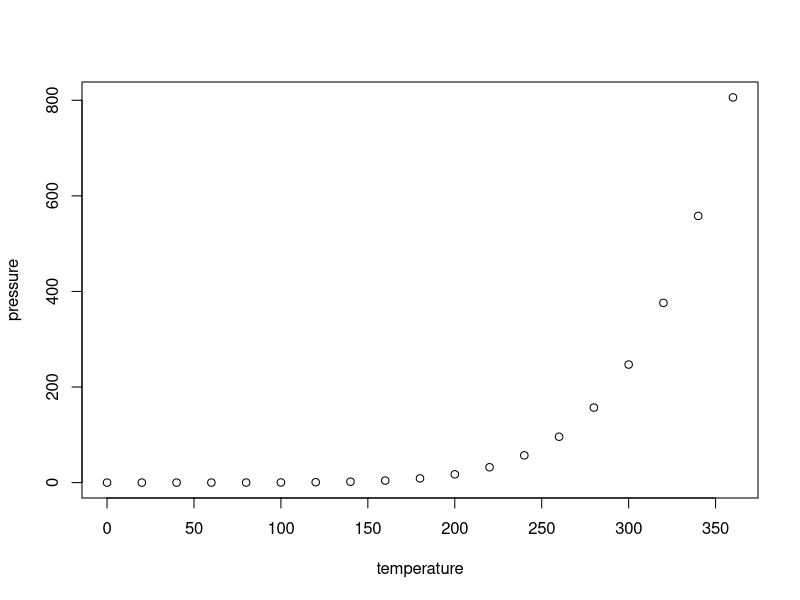
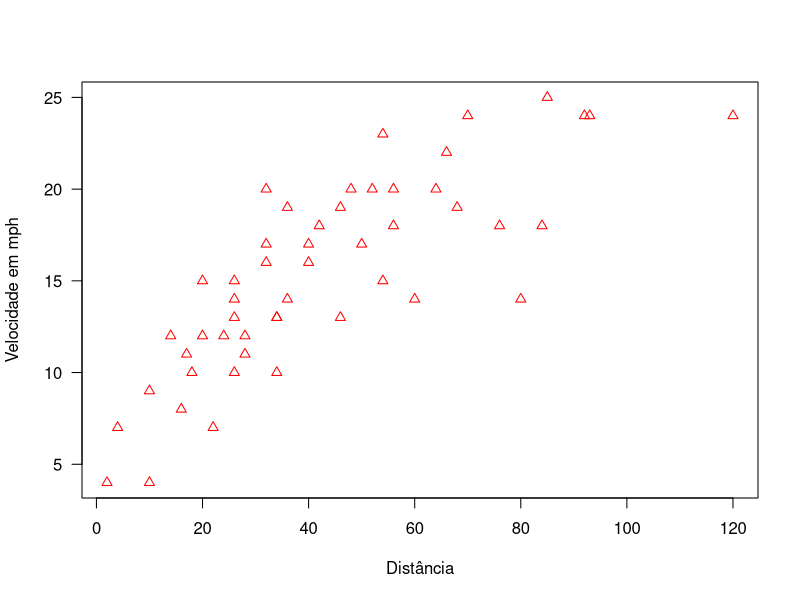

Generate these figures, in order, with R: (Note: this script raises an error after producing the figures.)
## ---- chunk 1
knitr::opts_chunk$set(echo = TRUE)
## ---- chunk 2
summary(cars)
## ---- chunk 3
plot(pressure)
## ---- chunk 4
head(cars)
## ---- chunk 5
library(knitr)
## ---- chunk 6
kable(cars)
## ---- chunk 7
summary(cars)
## ---- chunk 8
plot(cars$dist, cars$speed, xlab="Distância", ylab="Velocidade em mph", pch=2, col="red",las=1)
#plot nativo do R é intankavel por isso existe o mr. ggplot()
## ---- chunk 9
dados <- cars
dados$speed2 = dados$speed^2
dados$log.dist = dados$log(dist)
dados$sqrt.dist = dados$sqrt(dist)
## ---- chunk 10
media.speed = mean(cars$speed)
sd.speed = round(sd(cars$speed), 2)
